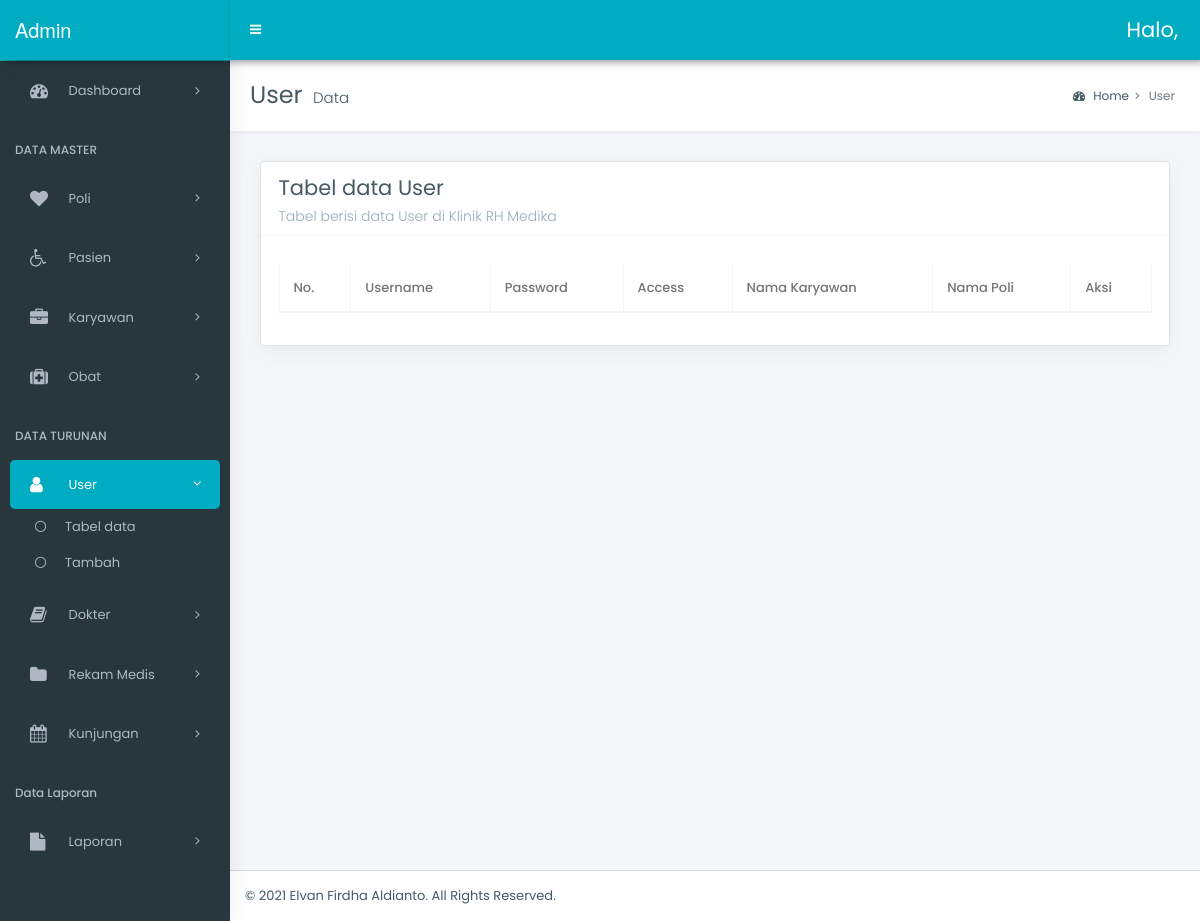
/admin/user/data.php, run on an earlier commit of the app's database.
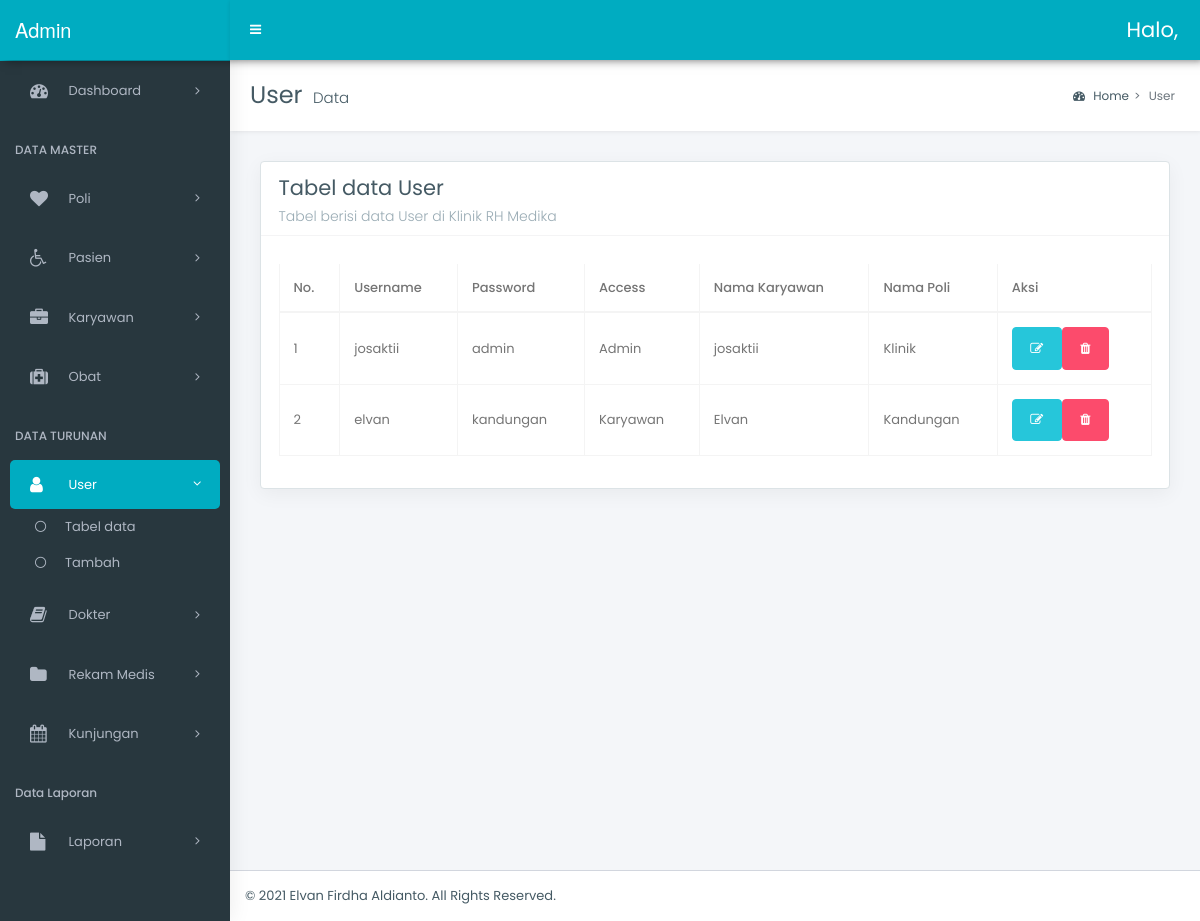
And on a later commit of the database.
### tables this page shows
CREATE TABLE `user` (
  `id_user` int(3) NOT NULL,
  `username` varchar(25) NOT NULL,
  `password` varchar(25) NOT NULL,
  `access` enum('1','2') NOT NULL,
  `id_karyawan` int(3) NOT NULL,
  `kd_poli` int(3) NOT NULL
);

CREATE TABLE `karyawan` (
  `id_karyawan` int(11) NOT NULL,
  `jabatan` enum('1','2','3','4') NOT NULL,
  `nm_karyawan` varchar(50) NOT NULL,
  `tempat_lahirk` varchar(30) NOT NULL,
  `tgl_lahirk` date NOT NULL,
  `alamatk` text NOT NULL,
  `telp_karyawan` varchar(13) NOT NULL
);

CREATE TABLE `poli` (
  `kd_poli` int(3) NOT NULL,
  `nm_poli` varchar(30) NOT NULL
);

### admin/user/data.php (the view, shortened to what this page needs)
<?php require_once '../../config/connect.php'; ?>
<!DOCTYPE html>
<html lang="en">
<head>
    <link rel="stylesheet" href="../../style/bootstrap.min.css">
    <link rel="stylesheet" href="../../style/bootstrap-extend.css">
    <link rel="stylesheet" href="../../style/master_style.css">
    <link rel="stylesheet" href="../../style/_all-skins.css">
    <link rel="stylesheet" href="../../assets/datatable/datatables.min.css">
</head>
<body class="hold-transition skin-green sidebar-mini">
    <div class="wrapper">
        <div class="content-wrapper">
            <section class="content-header">
                <h1>
                    User
                    <small>Data</small>
                </h1>
                <ol class="breadcrumb">
                    <li class="breadcrumb-item"><a href="#"><i class="fa fa-dashboard"></i> Home</a></li>
                    <li class="breadcrumb-item active">User</li>
                </ol>
            </section>
            <section class="content">
                <div class="row">
                    <div class="col-12">
                        <div class="box">
                            <div class="box-header with-border">
                                <h3 class="box-title">Tabel data User</h3>
                                <h6 class="box-subtitle">Tabel berisi data User di Klinik RH Medika</h6>
                            </div>
                            <div class="box-body">
                                <div class="table-responsive">
                                    <table id="example6" class="table table-bordered table-hover display nowrap margin-top-10 w-p100">
                                        <thead>
                                            <tr>
                                                <th>No.</th>
                                                <th>Username</th>
                                                <th>Password</th>
                                                <th>Access</th>
                                                <th>Nama Karyawan</th>
                                                <th>Nama Poli</th>
                                                <th>Aksi</th>
                                            </tr>
                                        </thead>
                                        <tbody>
                                            <?php
                                            $q = $connect->query("SELECT * FROM user JOIN karyawan USING(id_karyawan) JOIN poli USING(kd_poli) ORDER BY id_user ASC");
                                            $no = 1;
                                            foreach ($q as $d) :
                                            ?>
                                                <tr>
                                                    <td><?= $no ?></td>
                                                    <td><?= $d['username'] ?></td>
                                                    <td><?= $d['password'] ?></td>
                                                    <td>
                                                        <?php
                                                        if ($d['access'] == 1) {
                                                            echo 'Admin';
                                                        } else {
                                                            echo 'Karyawan';
                                                        }
                                                        ?>
                                                    </td>
                                                    <td><?= $d['nm_karyawan'] ?></td>
                                                    <td><?= $d['nm_poli'] ?></td>
                                                    <td>
                                                        <div class="input-group">
                                                            <a href="edit.php?id=<?= $d['id_user'] ?>" class="btn btn-success fa fa-edit"></a>
                                                            <a href="hapus.php?id=<?= $d['id_user'] ?>" onclick="return confirm('Anda yakin akan menghapus data ini?')" class="btn btn-danger fa fa-trash"></a>
                                                        </div>
                                                    </td>
                                                </tr>
                                            <?php
                                                $no++;
                                            endforeach; ?>
                                        </tbody>
                                    </table>
                                </div>
                            </div>
                        </div>
                    </div>
                </div>
            </section>
        </div>
        <footer class="main-footer">
            &copy; 2021 <a href="">Elvan Firdha Aldianto</a>. All Rights Reserved.
        </footer>
    </div>
</body>
</html>

What changed in the data, as far as the page shows it:
added user: username "josaktii", password "admin", access "Admin", id_karyawan.nm_karyawan "josaktii", kd_poli.nm_poli "Klinik"
added user: username "elvan", password "kandungan", access "Karyawan", id_karyawan.nm_karyawan "Elvan", kd_poli.nm_poli "Kandungan"
